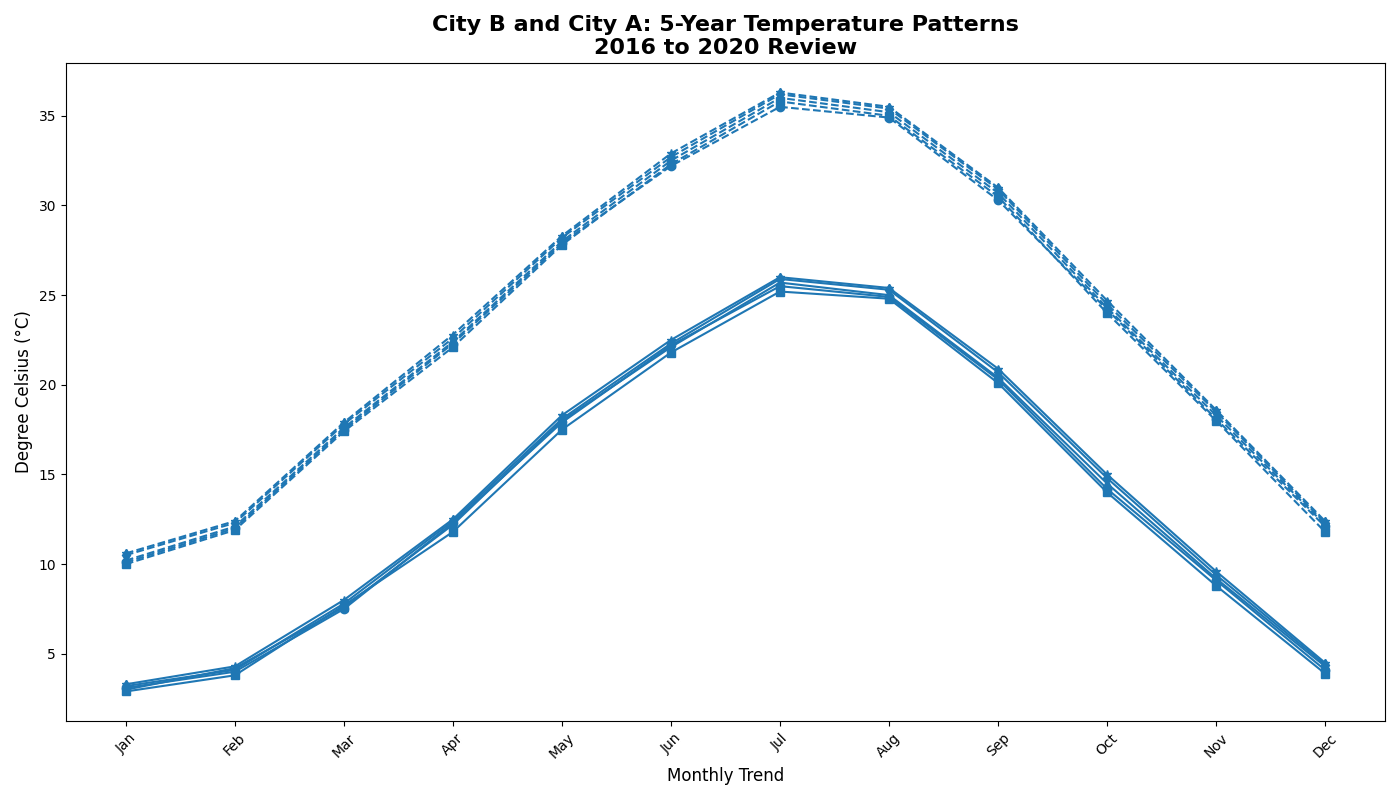

Write the Python code that produced this figure.
import matplotlib.pyplot as plt
import numpy as np

# Data arrays 
months = np.array(['Jan', 'Feb', 'Mar', 'Apr', 'May', 'Jun', 'Jul', 'Aug', 'Sep', 'Oct', 'Nov', 'Dec'])

# Temperature data
city_a_2016 = np.array([3.1, 4.0, 7.5, 12.3, 17.9, 22.2, 25.5, 24.9, 20.3, 14.2, 9.1, 4.1])
city_a_2017 = np.array([2.9, 3.8, 7.7, 11.8, 17.5, 21.8, 25.2, 24.8, 20.1, 14.0, 8.8, 3.9])
city_a_2018 = np.array([3.0, 4.2, 7.6, 12.2, 18.0, 22.1, 25.7, 25.0, 20.4, 14.5, 9.2, 4.3])
city_a_2019 = np.array([3.2, 4.1, 7.8, 12.4, 18.1, 22.3, 25.9, 25.3, 20.7, 14.8, 9.4, 4.4])
city_a_2020 = np.array([3.3, 4.3, 8.0, 12.5, 18.3, 22.5, 26.0, 25.4, 20.9, 15.0, 9.6, 4.5])

city_b_2016 = np.array([10.1, 12.0, 17.5, 22.3, 27.9, 32.2, 35.5, 34.9, 30.3, 24.2, 18.1, 12.1])
city_b_2017 = np.array([10.0, 11.9, 17.4, 22.1, 27.8, 32.3, 35.8, 35.0, 30.5, 24.0, 18.0, 11.8])
city_b_2018 = np.array([10.2, 12.1, 17.6, 22.4, 28.0, 32.5, 36.0, 35.2, 30.7, 24.3, 18.3, 12.2])
city_b_2019 = np.array([10.5, 12.3, 17.8, 22.6, 28.2, 32.7, 36.2, 35.4, 30.9, 24.5, 18.5, 12.3])
city_b_2020 = np.array([10.6, 12.4, 17.9, 22.8, 28.3, 32.9, 36.3, 35.5, 31.0, 24.7, 18.6, 12.4])

plt.figure(figsize=(14, 8))

color = '#1f77b4'

# Plotting data
plt.plot(months, city_a_2016, marker='o', color=color)
plt.plot(months, city_a_2017, marker='s', color=color)
plt.plot(months, city_a_2018, marker='^', color=color)
plt.plot(months, city_a_2019, marker='d', color=color)
plt.plot(months, city_a_2020, marker='*', color=color)

plt.plot(months, city_b_2016, marker='o', linestyle='dashed', color=color)
plt.plot(months, city_b_2017, marker='s', linestyle='dashed', color=color)
plt.plot(months, city_b_2018, marker='^', linestyle='dashed', color=color)
plt.plot(months, city_b_2019, marker='d', linestyle='dashed', color=color)
plt.plot(months, city_b_2020, marker='*', linestyle='dashed', color=color)

plt.title("City B and City A: 5-Year Temperature Patterns\n2016 to 2020 Review", fontsize=16, fontweight='bold')
plt.xlabel('Monthly Trend', fontsize=12)
plt.ylabel('Degree Celsius (°C)', fontsize=12)
plt.xticks(rotation=45)

plt.tight_layout()
plt.show()
